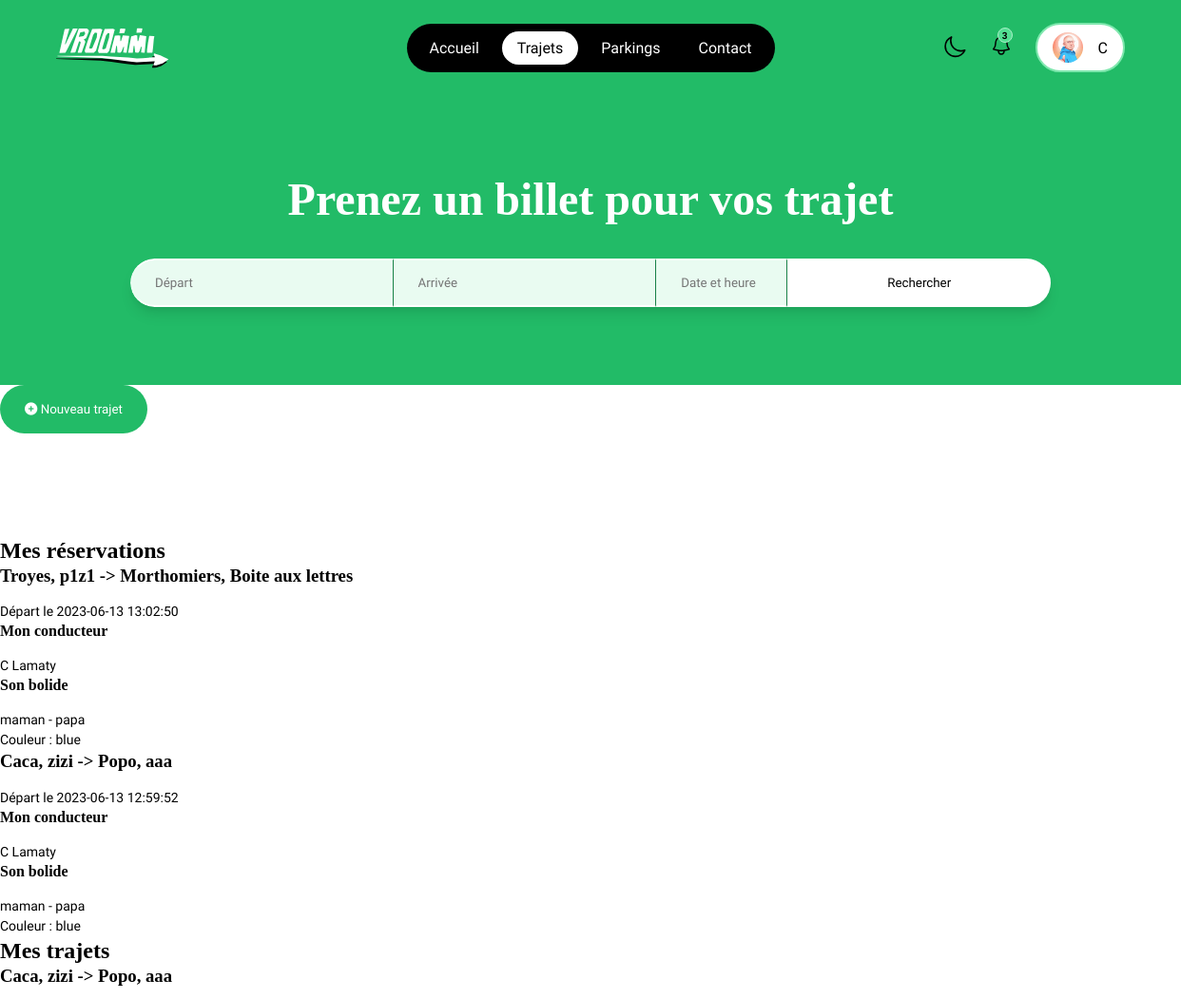
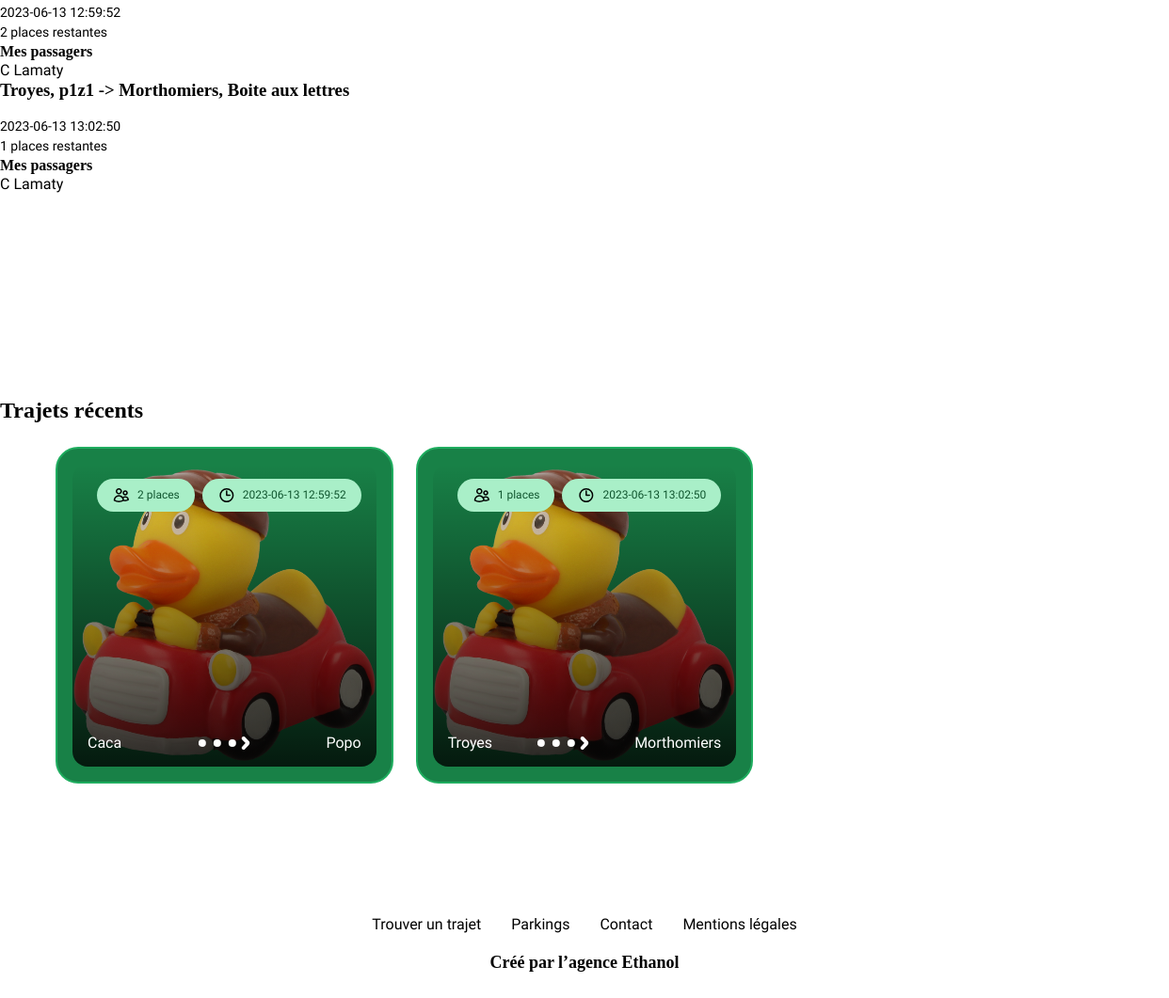
Page /trajets.php (signed in) on the committed database (2 pictures, top to bottom).
### tables this page shows
CREATE TABLE `reservations` (
  `user_id` int(11) NOT NULL,
  `trip_id` int(11) NOT NULL,
  PRIMARY KEY (`user_id`,`trip_id`),
  KEY `reservations_ibfk_2` (`trip_id`),
  CONSTRAINT `reservations_ibfk_1` FOREIGN KEY (`user_id`) REFERENCES `users` (`id`) ON DELETE CASCADE,
  CONSTRAINT `reservations_ibfk_2` FOREIGN KEY (`trip_id`) REFERENCES `trips` (`id`) ON DELETE CASCADE
);

CREATE TABLE `trips` (
  `id` int(11) NOT NULL AUTO_INCREMENT,
  `departure_city` varchar(50) DEFAULT NULL,
  `departure_address` varchar(100) DEFAULT NULL,
  `departure_at` timestamp NOT NULL DEFAULT current_timestamp() ON UPDATE current_timestamp(),
  `destination_city` varchar(50) DEFAULT NULL,
  `destination_address` varchar(100) DEFAULT NULL,
  `arrival_at` timestamp NOT NULL DEFAULT '0000-00-00 00:00:00',
  `seats` tinyint(2) NOT NULL DEFAULT 1,
  `user_id` int(11) NOT NULL,
  `vehicle_id` int(11) NOT NULL,
  `created_at` timestamp NOT NULL DEFAULT current_timestamp(),
  PRIMARY KEY (`id`),
  KEY `trips_ibfk_1` (`user_id`),
  CONSTRAINT `trips_ibfk_1` FOREIGN KEY (`user_id`) REFERENCES `users` (`id`) ON DELETE CASCADE
);

CREATE TABLE `users` (
  `id` int(11) NOT NULL AUTO_INCREMENT,
  `last_name` varchar(50) DEFAULT NULL,
  `first_name` varchar(50) DEFAULT NULL,
  `picture` varchar(150) DEFAULT 'default.png',
  `email` varchar(100) DEFAULT NULL,
  `password` varchar(255) DEFAULT NULL,
  `status` tinyint(4) DEFAULT 0,
  `created_at` timestamp NOT NULL DEFAULT current_timestamp(),
  PRIMARY KEY (`id`)
);

CREATE TABLE `vehicles` (
  `id` int(11) NOT NULL AUTO_INCREMENT,
  `brand` varchar(50) DEFAULT NULL,
  `model` varchar(50) DEFAULT NULL,
  `places` tinyint(2) DEFAULT NULL,
  `color` varchar(20) DEFAULT NULL,
  `image` varchar(150) DEFAULT 'default.webp',
  `user_id` int(11) NOT NULL,
  PRIMARY KEY (`id`),
  UNIQUE KEY `user_id` (`user_id`),
  CONSTRAINT `vehicles_ibfk_1` FOREIGN KEY (`user_id`) REFERENCES `users` (`id`)
);

### trajets.php (called while the page is built, shortened)
<?php
require 'layouts/default.php';

### views/trips.php (the view, shortened to what this page needs)
<header class="green small">
    <div class="container">
        <h1 class="center">Prenez un billet pour vos trajet </h1>
        <form class="form-header">
            <div>
                <input type="text" name="departure" id="departure" placeholder="Départ">
            </div>
            <div>
                <input type="text" name="arrival" id="arrival" placeholder="Arrivée">
            </div>
            <div>
                <input type="text" name="date_hour" id="date_hour" placeholder="Date et heure">
            </div>
            <button class="btn" type="submit">Rechercher</button>
        </form>
    </div>
</header>
<?= isset($_SESSION['user']['id']) ? '<button id="trip_reveal" class="btn green"><i class="fa-solid fa-circle-plus"></i> Nouveau trajet</button>' : '' ?>
<section>
    <h2>Mes réservations</h2>
    <?php
        $db = dbConnect();
        $query = $db->query('SELECT trips.id AS trip_id, users.id AS user_id, vehicles.id AS vehicl_id, trips.*, users.*, vehicles.*, reservations.* FROM reservations INNER JOIN trips ON reservations.trip_id = trips.id INNER JOIN users ON reservations.user_id = users.id INNER JOIN vehicles ON trips.vehicle_id = vehicles.id WHERE reservations.user_id = ' . $_SESSION['user']['id']);
        $reservations = $query->fetchAll();
    ?>
    <?php foreach ($reservations as $reservation) : ?>
    <div>
        <h3><?= $reservation['departure_city'] . ", " . $reservation['departure_address']?> -> <?= $reservation['destination_city'] . ", " . $reservation['destination_address'] ?></h3>
        <p>Départ le <?= $reservation['departure_at'] ?></p>
        <h4>Mon conducteur</h4>
        <p><?= $reservation['first_name'] . " " . $reservation['last_name'] ?></p>
        <h4>Son bolide</h4>
        <p><?= $reservation['brand'] . " - " . $reservation['model'] ?></p>
        <p>Couleur : <?= $reservation['color'] ?></p>
    </div>
    <?php endforeach; ?>
    <h2>Mes trajets</h2>
    <div>
        <?php
            $query = $db->query('SELECT trips.id AS trip_id, vehicles.id AS vehicle_id, trips.*, users.*, vehicles.* FROM trips INNER JOIN users ON trips.user_id = users.id INNER JOIN vehicles ON trips.vehicle_id = vehicles.id WHERE trips.user_id = ' . $_SESSION['user']['id'] . ' ORDER BY trips.created_at DESC');
            $trips = $query->fetchAll();
        ?>
        <?php foreach ($trips as $trip) : ?>
            <div>
                <h3><?= $trip['departure_city'] . ", " . $trip['departure_address'] ?> -> <?= $trip['destination_city'] . ", " . $trip['destination_address'] ?></h3>
                <p><?= $trip['departure_at'] ?></p>
                <p><?= $trip['seats'] ?> places restantes</p>
                <h4>Mes passagers</h4>
                <ul>
                    <?php
                        $query = $db->query('SELECT * FROM reservations WHERE trip_id = ' . $trip['trip_id']);
                        $reservations = $query->fetchAll();
                    ?>
                    <?php foreach ($reservations as $reservation) : ?>
                        <?php
                            $query = $db->query('SELECT * FROM users WHERE id = ' . $reservation['user_id']);
                            $user = $query->fetch();
                        ?>
                        <li><?= $user['first_name'] ?> <?= $user['last_name'] ?></li>
                    <?php endforeach; ?>
            </div>
        <?php endforeach; ?>
    </div>
</section>
<section>
    <h2>Trajets récents</h2>
    <div class="container">
        <div class="grid cols-3 mt-md">
            <?php
            $query = $db->query('SELECT trips.id AS trip_id, vehicles.id AS vehicle_id, trips.*, users.*, vehicles.* FROM trips INNER JOIN users ON trips.user_id = users.id INNER JOIN vehicles ON trips.vehicle_id = vehicles.id ORDER BY trips.created_at DESC');
            $trips = $query->fetchAll();
            ?>
            <?php foreach ($trips as $trip) : ?>
            <div class="card hover dark">
                <img class="full" src="assets/images/vehicles/<?= $trip['image'] ?>" alt="car" style="max-width: 400px;">
                <div class="gradient"></div>
                <div class="tags top">
                    <span><img src="./assets/images/icons/users.svg" alt="seats icon"><?= $trip['seats'] ?> places</span>
                    <span><img src="./assets/images/icons/clock.svg" alt="clock icon"><?= $trip['departure_at'] ?></span>
                </div>
                <div class="trip">
                    <span><?= $trip['departure_city'] != $trip['destination_city'] ? $trip['departure_city'] : $trip['departure_city'] . ", " . $trip['departure_address'] ?></span>
                    <img src="./assets/images/icons/arrow-dotted.svg" alt="arrow dotted icon">
                    <span><?= $trip['departure_city'] != $trip['destination_city'] ? $trip['destination_city'] : $trip['destination_city'] . ", " . $trip['destination_address'] ?></span>
                </div>
            </div>
            <?php endforeach; ?>
        </div>
    </div>
</section>

### layouts/default.php (shortened to what this page needs)
<!DOCTYPE html>
<html lang="fr">
<head>
    <link rel="stylesheet" href="/assets/css/style.css">
</head>
<body>
    <?php
    require __DIR__ . '/../components/navbar.php';
    include __DIR__ . '/../views/' . $template . '.php';
    require __DIR__ . '/../components/footer.php';
    ?>
</body>
</html>

### components/navbar.php (shortened to what this page needs)
<?php
$currentPage = basename($_SERVER['PHP_SELF']);
?>
<nav class="container hidden">
    <a class="branding" href="/"><img src="/assets/images/logo_white.svg" alt="Logo White VrooMMI"></a>
    <div class="wrapper">
        <ul>
            <li><a <?= $currentPage === 'index.php' ? 'class="active"' : '' ?> href="/">Accueil</a></li>
            <li><a <?= $currentPage === 'trajets.php' ? 'class="active"' : '' ?> href="/trajets.php">Trajets</a></li>
            <li><a <?= $currentPage === 'parkings.php' ? 'class="active"' : '' ?> href="/parkings.php">Parkings</a></li>
            <li><a <?= $currentPage === 'contact.php' ? 'class="active"' : '' ?> href="/contact.php">Contact</a></li>
        </ul>
    </div>
    <div class="btn-list">
        <button class="no-style" id="dark-mode-toggle"><img src="/assets/images/icons/moon.svg" alt="Moon icon"></button>
        <?php
        if (isset($_SESSION['user']['id'])) {
            include(__DIR__ . '/notifications.php');
            echo '<a href="/profil" id="profile"><img src="/assets/images/avatars/' . $_SESSION['user']['picture'] . '" alt="Avatar">' . $_SESSION['user']['firstname'] . '</a>';
        } else {
            echo '<a href="/connexion.php" class="btn">Accéder à mon compte</a>';
        }
        ?>
    </div>
</nav>

### components/notifications.php (shortened to what this page needs)
<div class="popover-wrapper">
    <button class="no-style badge">
        <img src="/assets/images/icons/bell.svg" alt="Bell icon">
        <span>3</span>
    </button>
</div>

### components/footer.php
<footer>
    <div>
        <ul>
            <li><a href="/trajets.php">Trouver un trajet</a></li>
            <li><a href="/parkings.php">Parkings</a></li>
            <li><a href="/contact.php">Contact</a></li>
            <li><a href="/mentions-legales.php">Mentions légales</a></li>
        </ul>
    </div>
    <p class="title center">Créé par l’agence Ethanol</p>
</footer>

### rows in the picture
reservations: trip.departure_city "Troyes", trip.departure_address "p1z1", trip.destination_city "Morthomiers", trip.destination_address "Boite aux lettres", trip.departure_at "2023-06-13 13:02:50", user.first_name "C", user.last_name "Lamaty", vehicles.brand "maman", vehicles.model "papa", vehicles.color "blue"
reservations: trip.departure_city "Caca", trip.departure_address "zizi", trip.destination_city "Popo", trip.destination_address "aaa", trip.departure_at "2023-06-13 12:59:52", user.first_name "C", user.last_name "Lamaty", vehicles.brand "maman", vehicles.model "papa", vehicles.color "blue"
trips: departure_city "Caca", departure_address "zizi", destination_city "Popo", destination_address "aaa", departure_at "2023-06-13 12:59:52", seats "2", vehicle.image (placeholder picture)
trips: departure_city "Troyes", departure_address "p1z1", destination_city "Morthomiers", destination_address "Boite aux lettres", departure_at "2023-06-13 13:02:50", seats "1", vehicle.image (placeholder picture)

### other values in the picture
$_SESSION['user']['firstname'] "C"
